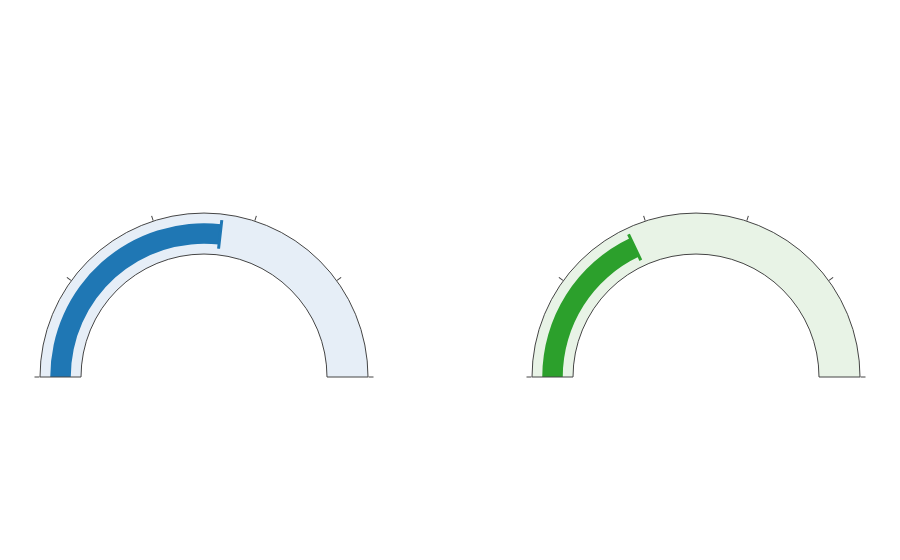

The notebook cell this image was saved under:
### Code cell
import plotly.graph_objects as go
import plotly.io as pio

summary_plot = summary.reset_index().rename(columns={"has_star": "Star Presence"})
summary_plot["Star Presence"] = summary_plot["Star Presence"].map({
    "With Ballon d'Or Player": "With Ballon d'Or Player",
    "Without Star": "Without Ballon d'Or Player"
})

# win rates for the two groups
rate_with = summary_plot.loc[
    summary_plot["Star Presence"] == "With Ballon d'Or Player", "win_rate"
].iat[0]
rate_without = summary_plot.loc[
    summary_plot["Star Presence"] == "Without Ballon d'Or Player", "win_rate"
].iat[0]

fig = go.Figure()

# left gauge: with Ballon d'Or player
fig.add_trace(
    go.Indicator(
        mode="gauge+number",
        value=rate_with,
        title={"text": "With Ballon d'Or Player", "font": {"size": 14}},
        number={"font": {"size": 34}},
        domain={"x": [0.00, 0.40], "y": [0, 1]},
        gauge={
            "axis": {"range": [0, 1], "tickformat": ".0%"},
            "bar": {"color": "#1f77b4"},
            "bgcolor": "#E6EEF7",
            "threshold": {
                "line": {"color": "#1f77b4", "width": 3},
                "thickness": 0.7,
                "value": rate_with,
            },
        },
    )
)

# right gauge: without Ballon d'Or player
fig.add_trace(
    go.Indicator(
        mode="gauge+number",
        value=rate_without,
        title={"text": "Without Ballon d'Or Player", "font": {"size": 14}},
        number={"font": {"size": 34}},
        domain={"x": [0.60, 1.00], "y": [0, 1]},
        gauge={
            "axis": {"range": [0, 1], "tickformat": ".0%"},
            "bar": {"color": "#2ca02c"},
            "bgcolor": "#E8F3E6",
            "threshold": {
                "line": {"color": "#2ca02c", "width": 3},
                "thickness": 0.7,
                "value": rate_without,
            },
        },
    )
)

fig.update_layout(
    title="Win Rate Comparison: With vs Without Ballon d'Or Player",
    grid={"rows": 1, "columns": 2, "pattern": "independent"},
    autosize=True,
    margin=dict(t=60, l=40, r=40, b=30),
    
    paper_bgcolor='rgba(0,0,0,0)',
    plot_bgcolor='rgba(0,0,0,0)',

    font=dict(color="white"),

    legend=dict(
        font=dict(color="white"),
        bgcolor='rgba(0,0,0,0)',  
        bordercolor='rgba(255,255,255,0.2)',
        borderwidth=1
    )
)

fig.show()

pio.write_html(
    fig,
    file="winrate_gauge.html",
    include_plotlyjs="cdn",
    full_html=False,
    config={"responsive": True},
)

### Figure 1 — Plotly figure (JSON) as saved in the notebook; plotly's stock layout.template omitted (floating-point values rounded to 4 significant figures)
{"data": [{"domain": {"x": [0, 0.4], "y": [0, 1]}, "gauge": {"axis": {"range": [0, 1], "tickformat": ".0%"}, "bar": {"color": "#1f77b4"}, "bgcolor": "#E6EEF7", "threshold": {"line": {"color": "#1f77b4", "width": 3}, "thickness": 0.7, "value": 0.5359}}, "mode": "gauge+number", "number": {"font": {"size": 34}}, "title": {"font": {"size": 14}, "text": "With Ballon d'Or Player"}, "type": "indicator", "value": 0.5359}, {"domain": {"x": [0.6, 1], "y": [0, 1]}, "gauge": {"axis": {"range": [0, 1], "tickformat": ".0%"}, "bar": {"color": "#2ca02c"}, "bgcolor": "#E8F3E6", "threshold": {"line": {"color": "#2ca02c", "width": 3}, "thickness": 0.7, "value": 0.3594}}, "mode": "gauge+number", "number": {"font": {"size": 34}}, "title": {"font": {"size": 14}, "text": "Without Ballon d'Or Player"}, "type": "indicator", "value": 0.3594}], "layout": {"autosize": true, "font": {"color": "white"}, "grid": {"columns": 2, "pattern": "independent", "rows": 1}, "legend": {"bgcolor": "rgba(0, 0, 0, 0)", "bordercolor": "rgba(255,255,255,0.2)", "borderwidth": 1, "font": {"color": "white"}}, "margin": {"b": 30, "l": 40, "r": 40, "t": 60}, "paper_bgcolor": "rgba(0, 0, 0, 0)", "plot_bgcolor": "rgba(0, 0, 0, 0)", "title": {"text": "Win Rate Comparison: With vs Without Ballon d'Or Player"}}}
